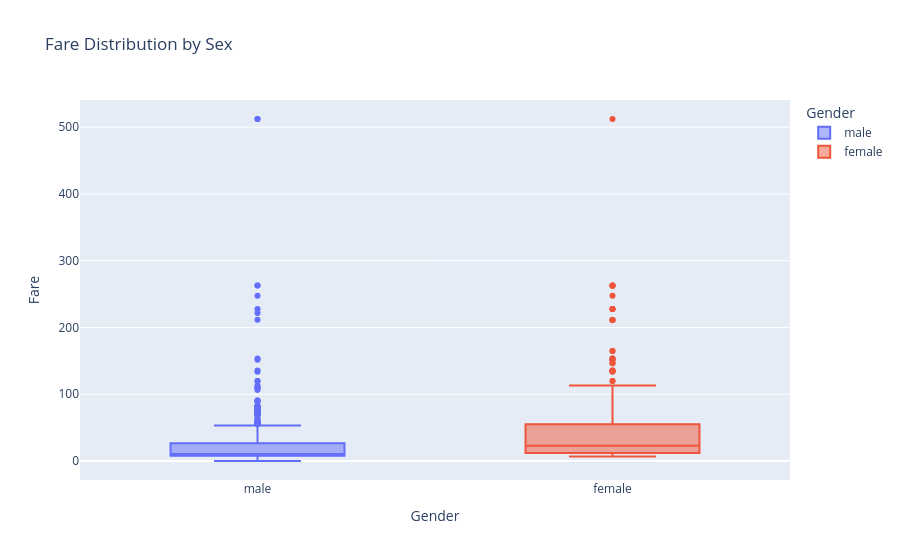

Notebook cell for this chart:
### Code cell
fig = px.box(df , x = "Sex" , y= "Fare" , color = "Sex" ,title="Fare Distribution by Sex", labels={"Sex": "Gender"})
fig.show()

### Figure 1 — Plotly figure (JSON) as saved in the notebook; plotly's stock layout.template omitted (floating-point values rounded to 4 significant figures; data arrays with more than 128 entries replaced by an {"elided": "..."} marker saying what was removed)
{"data": [{"alignmentgroup": "True", "hovertemplate": "Gender=%{x}<br>Fare=%{y}<extra></extra>", "legendgroup": "male", "marker": {"color": "#636efa"}, "name": "male", "notched": false, "offsetgroup": "male", "orientation": "v", "showlegend": true, "type": "box", "x": {"elided": "577 str values"}, "x0": " ", "xaxis": "x", "y": {"elided": "577 float values"}, "y0": " ", "yaxis": "y"}, {"alignmentgroup": "True", "hovertemplate": "Gender=%{x}<br>Fare=%{y}<extra></extra>", "legendgroup": "female", "marker": {"color": "#EF553B"}, "name": "female", "notched": false, "offsetgroup": "female", "orientation": "v", "showlegend": true, "type": "box", "x": {"elided": "314 str values"}, "x0": " ", "xaxis": "x", "y": {"elided": "314 float values"}, "y0": " ", "yaxis": "y"}], "layout": {"boxmode": "overlay", "legend": {"title": {"text": "Gender"}, "tracegroupgap": 0}, "title": {"text": "Fare Distribution by Sex"}, "xaxis": {"anchor": "y", "categoryarray": ["male", "female"], "categoryorder": "array", "domain": [0, 1], "title": {"text": "Gender"}}, "yaxis": {"anchor": "x", "domain": [0, 1], "title": {"text": "Fare"}}}}
